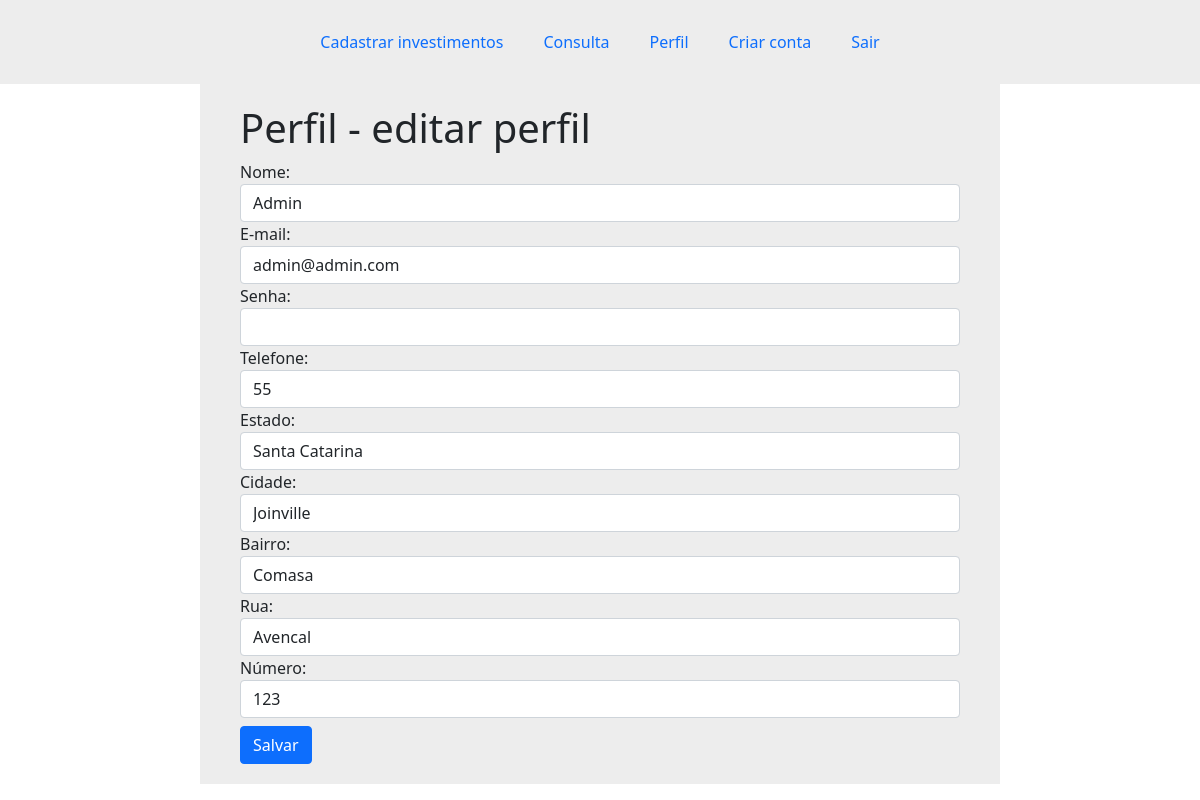
/Pages/perfil.php (signed in), run on an earlier commit of the app's database.
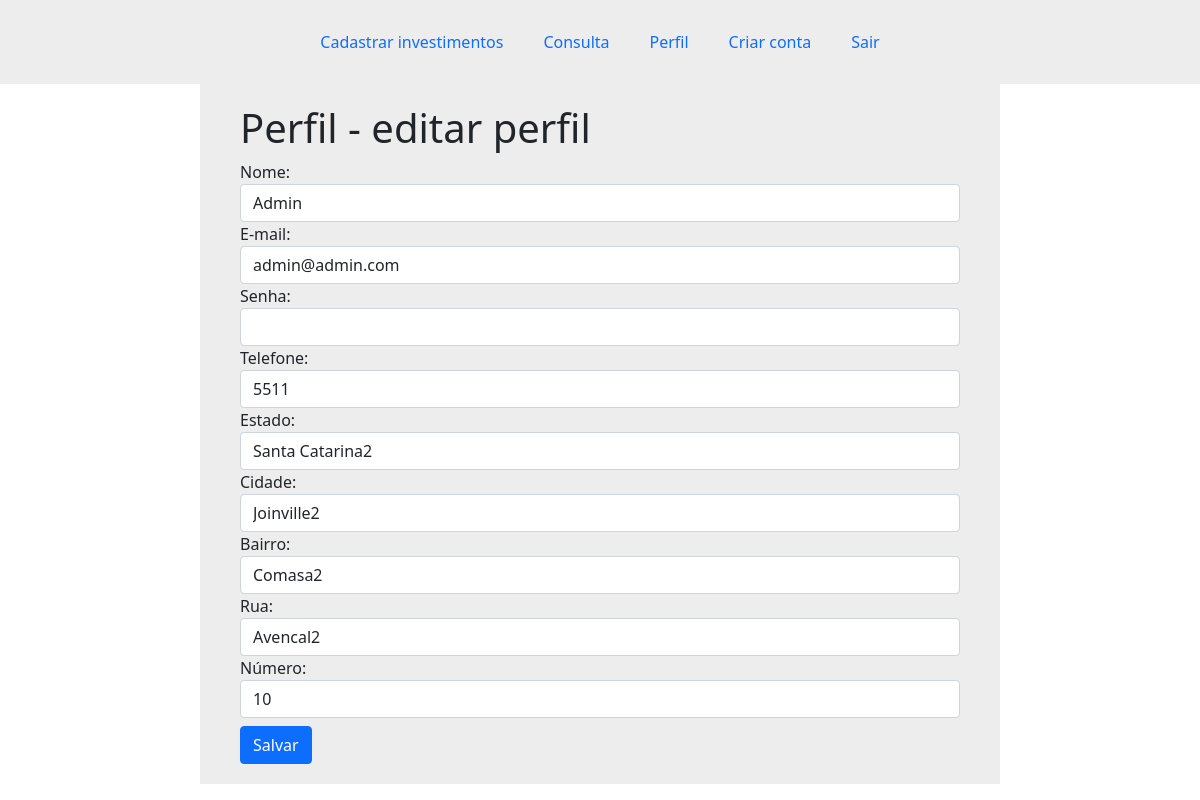
And on a later commit of the database.
### tables this page shows
CREATE TABLE `usuarios` (
  `id` int(11) NOT NULL,
  `nome` varchar(100) NOT NULL,
  `email` varchar(100) NOT NULL,
  `senha` varchar(32) NOT NULL,
  `telefone` varchar(15) NOT NULL,
  `estado` varchar(15) NOT NULL,
  `cidade` varchar(15) NOT NULL,
  `bairro` varchar(20) NOT NULL,
  `rua` varchar(15) NOT NULL,
  `numero` varchar(10) NOT NULL,
  `admin` tinyint(1) NOT NULL
);

### Classes/Usuario.php (called while the page is built, shortened)
<?php
class Usuario{
    public function getUsuario($id){
        global $pdo;
        $sql = $pdo->prepare("SELECT * FROM usuarios WHERE id = :id");
        $sql->bindValue(":id", $id);
        $sql->execute();
        $dados = [];
        if($sql->rowCount() > 0){
            $dados = $sql->fetch();
        }
        return $dados;
    }
}

### Pages/perfil.php (the view, shortened to what this page needs)
<?php
require('../partials/header.php');
require '../Classes/Usuario.php';
$user = new Usuario();
$dados = $user->getUsuario($_SESSION['cLogin']);
            ?>
<div class="container max-width-800">
    <h1>Perfil - editar perfil</h1>
    <form method="post">
        <div class="form-group">
            <label for="nome">Nome:</label>
            <input type="text" name="nome" id="nome" class="form-control" value="<?= $dados['nome'] ?>" />
        </div>
        <div class="form-group">
            <label for="email">E-mail:</label>
            <input type="email" name="email" id="email" class="form-control" value="<?= $dados['email'] ?>" />
        </div>
        <div class="form-group">
            <label for="senha">Senha:</label>
            <input type="password" name="senha" id="senha" class="form-control" value="" />
        </div>
        <div class="form-group">
            <label for="telefone">Telefone:</label>
            <input type="text" name="telefone" id="telefone" class="form-control" value="<?= $dados['telefone'] ?>" />
        </div>
        <div class="form-group">
            <label for="estado">Estado:</label>
            <input type="text" name="estado" id="estado" class="form-control" value="<?= $dados['estado'] ?>" />
        </div>
        <div class="form-group">
            <label for="cidade">Cidade:</label>
            <input type="text" name="cidade" id="cidade" class="form-control" value="<?= $dados['cidade'] ?>" />
        </div>
        <div class="form-group">
            <label for="bairro">Bairro:</label>
            <input type="text" name="bairro" id="bairro" class="form-control" value="<?= $dados['bairro'] ?>" />
        </div>
        <div class="form-group">
            <label for="rua">Rua:</label>
            <input type="text" name="rua" id="rua" class="form-control" value="<?= $dados['rua'] ?>" />
        </div>
        <div class="form-group">
            <label for="numero">Número:</label>
            <input type="text" name="numero" id="numero" class="form-control" value="<?= $dados['numero'] ?>" />
        </div>
        <input type="submit" value="Salvar" class="btn btn-primary mt-2" />
    </form>
</div>
<?php require('../partials/footer.php'); ?>

What changed in the data, as far as the page shows it:
changed usuarios "Admin": telefone "55" → "5511"; estado "Santa Catarina" → "Santa Catarina2"; cidade "Joinville" → "Joinville2"; bairro "Comasa" → "Comasa2"; rua "Avencal" → "Avencal2"; numero "123" → "10"
